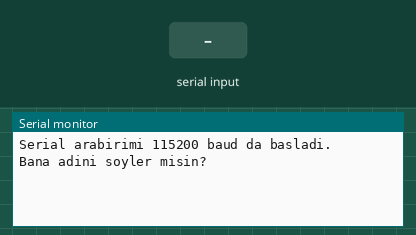
This sketch was run on a simulated Arduino Uno, built with avr-gcc and run on an emulated ATmega328P. Parts: the last lines printed to the serial monitor. Inputs (shaded band) come from the test bench.

Above: at 1.2 s.
1.3 s: "1" received over Serial
At 3.3 s:
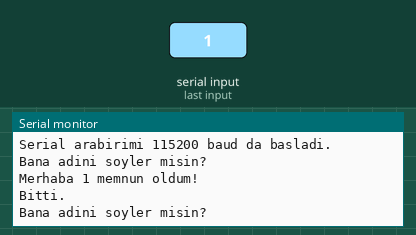
3.8 s: "0" received over Serial
At 5.2 s:
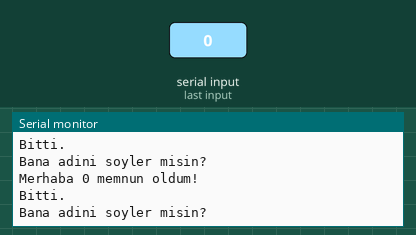
5.3 s: "2" received over Serial
At 7.5 s:
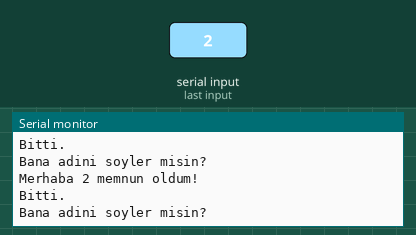

Measured:
- after the input at 1.3 s, the serial monitor: prints a new line after 1.0 s (image 1)
- after the input at 3.8 s, the serial monitor: prints a new line after 1.0 s (image 2)
- after the input at 5.3 s, the serial monitor: prints a new line after 1.0 s (image 3)

The sketch:

arduino-rpi-say-your-name.ino
```cpp
void setup() {
  Serial.begin(115200);
  // Karsilama mesajini yaz
  Serial.println("Serial arabirimi 115200 baud da basladi.");
}

void loop() {
  // Raspberry Pi'a yaz
  Serial.println("Bana adini soyler misin?");

  // Raspberry Pi'dan geleni oku
  while (Serial.available() == 0);
  String isim = Serial.readString();

  // Raspberry Pi'a yaz
  Serial.println("Merhaba " + isim + " memnun oldum!");
  Serial.println("Bitti.");
}
```
